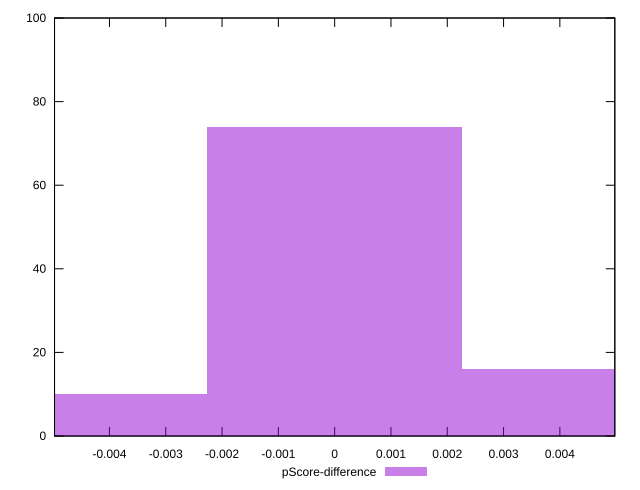

Source code (gnuplot):
reset

$pScoreDifference <<EOF
0 74
0.004526792465718843 16
-0.004526792465718843 10
EOF

set key outside below
set boxwidth 0.004526792465718843
set xrange [-0.004975418638847512:0.004976157947471924]
set yrange [0:100]
set trange [0:100]
set style fill transparent solid 0.5 noborder
set terminal svg size 640, 490 enhanced background rgb 'white'
set output "report_00013_2021-02-09T12-04-24.940Z/estimated-input-latency/samples/pages+cached/pScore-difference/histogram.svg"

plot $pScoreDifference title "pScore-difference" with boxes

reset
